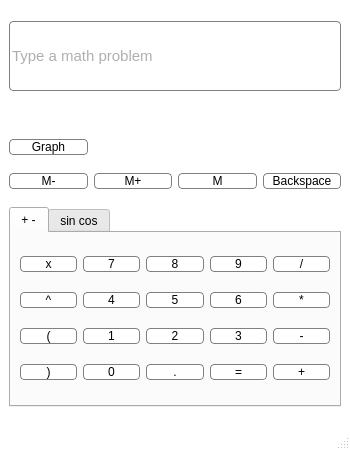
<?xml version="1.0" encoding="UTF-8"?>
<ui version="4.0">
 <class>CalcWindow</class>
 <widget class="QMainWindow" name="CalcWindow">
  <property name="geometry">
   <rect>
    <x>0</x>
    <y>0</y>
    <width>350</width>
    <height>450</height>
   </rect>
  </property>
  <property name="sizePolicy">
   <sizepolicy hsizetype="Preferred" vsizetype="Expanding">
    <horstretch>0</horstretch>
    <verstretch>0</verstretch>
   </sizepolicy>
  </property>
  <property name="minimumSize">
   <size>
    <width>350</width>
    <height>450</height>
   </size>
  </property>
  <property name="maximumSize">
   <size>
    <width>350</width>
    <height>450</height>
   </size>
  </property>
  <property name="windowTitle">
   <string>CalcWindow</string>
  </property>
  <property name="autoFillBackground">
   <bool>false</bool>
  </property>
  <property name="styleSheet">
   <string notr="true">QMainWindow {
	background-color: white;
}</string>
  </property>
  <widget class="QWidget" name="centralwidget">
   <property name="sizePolicy">
    <sizepolicy hsizetype="Preferred" vsizetype="Expanding">
     <horstretch>0</horstretch>
     <verstretch>0</verstretch>
    </sizepolicy>
   </property>
   <layout class="QGridLayout" name="gridLayout">
    <item row="0" column="0" colspan="4">
     <widget class="QLineEdit" name="InputDisplay">
      <property name="sizePolicy">
       <sizepolicy hsizetype="Preferred" vsizetype="Preferred">
        <horstretch>0</horstretch>
        <verstretch>0</verstretch>
       </sizepolicy>
      </property>
      <property name="minimumSize">
       <size>
        <width>0</width>
        <height>60</height>
       </size>
      </property>
      <property name="maximumSize">
       <size>
        <width>16777215</width>
        <height>100</height>
       </size>
      </property>
      <property name="baseSize">
       <size>
        <width>0</width>
        <height>0</height>
       </size>
      </property>
      <property name="font">
       <font>
        <family>Arial</family>
        <pointsize>11</pointsize>
       </font>
      </property>
      <property name="tabletTracking">
       <bool>true</bool>
      </property>
      <property name="focusPolicy">
       <enum>Qt::StrongFocus</enum>
      </property>
      <property name="styleSheet">
       <string notr="true">QLineEdit {
	background-color: #fff;
	border: 1px solid gray;
	border-radius: 4px;
	color: #615F5F;
	margin-bottom: 30px;
}</string>
      </property>
      <property name="text">
       <string/>
      </property>
      <property name="maxLength">
       <number>128</number>
      </property>
      <property name="frame">
       <bool>true</bool>
      </property>
      <property name="echoMode">
       <enum>QLineEdit::Normal</enum>
      </property>
      <property name="alignment">
       <set>Qt::AlignLeading|Qt::AlignLeft|Qt::AlignVCenter</set>
      </property>
      <property name="placeholderText">
       <string>Type a math problem</string>
      </property>
      <property name="cursorMoveStyle">
       <enum>Qt::VisualMoveStyle</enum>
      </property>
      <property name="clearButtonEnabled">
       <bool>true</bool>
      </property>
     </widget>
    </item>
    <item row="3" column="0" colspan="4">
     <widget class="QTabWidget" name="tabWidget">
      <property name="sizePolicy">
       <sizepolicy hsizetype="Expanding" vsizetype="Preferred">
        <horstretch>0</horstretch>
        <verstretch>0</verstretch>
       </sizepolicy>
      </property>
      <property name="minimumSize">
       <size>
        <width>0</width>
        <height>0</height>
       </size>
      </property>
      <property name="maximumSize">
       <size>
        <width>16777215</width>
        <height>200</height>
       </size>
      </property>
      <property name="styleSheet">
       <string notr="true">QPushButton {
	background-color: #fff;
	border: 1px solid gray;
	border-radius: 4px;
	background-color: white;
	color: black;
}

QPushButton::pressed {
	background-color: #D5D2D2;
	border: 1px solid gray;
	border-radius: 4px;
	color: white;
}</string>
      </property>
      <property name="currentIndex">
       <number>0</number>
      </property>
      <widget class="QWidget" name="arithm">
       <attribute name="title">
        <string>+ -</string>
       </attribute>
       <layout class="QGridLayout" name="gridLayout_2">
        <item row="2" column="3">
         <widget class="QPushButton" name="Button3">
          <property name="styleSheet">
           <string notr="true">QPushButton {
	background-color: #fff;
	border: 1px solid gray;
	border-radius: 4px;
	background-color: white;
	color: black;
}

QPushButton::pressed {
	background-color: #D5D2D2;
	border: 1px solid gray;
	border-radius: 4px;
	color: white;
}</string>
          </property>
          <property name="text">
           <string>3</string>
          </property>
         </widget>
        </item>
        <item row="0" column="3">
         <widget class="QPushButton" name="Button9">
          <property name="styleSheet">
           <string notr="true">QPushButton {
	background-color: #fff;
	border: 1px solid gray;
	border-radius: 4px;
	background-color: white;
	color: black;
}

QPushButton::pressed {
	background-color: #D5D2D2;
	border: 1px solid gray;
	border-radius: 4px;
	color: white;
}</string>
          </property>
          <property name="text">
           <string>9</string>
          </property>
         </widget>
        </item>
        <item row="0" column="2">
         <widget class="QPushButton" name="Button8">
          <property name="styleSheet">
           <string notr="true">QPushButton {
	background-color: #fff;
	border: 1px solid gray;
	border-radius: 4px;
	background-color: white;
	color: black;
}

QPushButton::pressed {
	background-color: #D5D2D2;
	border: 1px solid gray;
	border-radius: 4px;
	color: white;
}</string>
          </property>
          <property name="text">
           <string>8</string>
          </property>
         </widget>
        </item>
        <item row="3" column="2">
         <widget class="QPushButton" name="ButtonDot">
          <property name="styleSheet">
           <string notr="true">QPushButton {
	background-color: #fff;
	border: 1px solid gray;
	border-radius: 4px;
	background-color: white;
	color: black;
}

QPushButton::pressed {
	background-color: #D5D2D2;
	border: 1px solid gray;
	border-radius: 4px;
	color: white;
}</string>
          </property>
          <property name="text">
           <string>.</string>
          </property>
         </widget>
        </item>
        <item row="2" column="0">
         <widget class="QPushButton" name="ButtonOpenBracket">
          <property name="styleSheet">
           <string notr="true">QPushButton {
	background-color: #fff;
	border: 1px solid gray;
	border-radius: 4px;
	background-color: white;
	color: black;
}

QPushButton::pressed {
	background-color: #D5D2D2;
	border: 1px solid gray;
	border-radius: 4px;
	color: white;
}</string>
          </property>
          <property name="text">
           <string>(</string>
          </property>
         </widget>
        </item>
        <item row="2" column="1">
         <widget class="QPushButton" name="Button1">
          <property name="styleSheet">
           <string notr="true">QPushButton {
	background-color: #fff;
	border: 1px solid gray;
	border-radius: 4px;
	background-color: white;
	color: black;
}

QPushButton::pressed {
	background-color: #D5D2D2;
	border: 1px solid gray;
	border-radius: 4px;
	color: white;
}</string>
          </property>
          <property name="text">
           <string>1</string>
          </property>
         </widget>
        </item>
        <item row="1" column="1">
         <widget class="QPushButton" name="Button4">
          <property name="styleSheet">
           <string notr="true">QPushButton {
	background-color: #fff;
	border: 1px solid gray;
	border-radius: 4px;
	background-color: white;
	color: black;
}

QPushButton::pressed {
	background-color: #D5D2D2;
	border: 1px solid gray;
	border-radius: 4px;
	color: white;
}</string>
          </property>
          <property name="text">
           <string>4</string>
          </property>
         </widget>
        </item>
        <item row="3" column="0">
         <widget class="QPushButton" name="ButtonCloseBracket">
          <property name="styleSheet">
           <string notr="true">QPushButton {
	background-color: #fff;
	border: 1px solid gray;
	border-radius: 4px;
	background-color: white;
	color: black;
}

QPushButton::pressed {
	background-color: #D5D2D2;
	border: 1px solid gray;
	border-radius: 4px;
	color: white;
}</string>
          </property>
          <property name="text">
           <string>)</string>
          </property>
         </widget>
        </item>
        <item row="0" column="4">
         <widget class="QPushButton" name="ButtonDiv">
          <property name="styleSheet">
           <string notr="true">QPushButton {
	background-color: #fff;
	border: 1px solid gray;
	border-radius: 4px;
	background-color: white;
	color: black;
}

QPushButton::pressed {
	background-color: #D5D2D2;
	border: 1px solid gray;
	border-radius: 4px;
	color: white;
}</string>
          </property>
          <property name="text">
           <string>/</string>
          </property>
         </widget>
        </item>
        <item row="0" column="0">
         <widget class="QPushButton" name="ButtonX">
          <property name="sizePolicy">
           <sizepolicy hsizetype="Minimum" vsizetype="Preferred">
            <horstretch>0</horstretch>
            <verstretch>0</verstretch>
           </sizepolicy>
          </property>
          <property name="styleSheet">
           <string notr="true">QPushButton {
	background-color: #fff;
	border: 1px solid gray;
	border-radius: 4px;
	background-color: white;
	color: black;
}

QPushButton::pressed {
	background-color: #D5D2D2;
	border: 1px solid gray;
	border-radius: 4px;
	color: white;
}</string>
          </property>
          <property name="text">
           <string>x</string>
          </property>
         </widget>
        </item>
        <item row="1" column="3">
         <widget class="QPushButton" name="Button6">
          <property name="styleSheet">
           <string notr="true">QPushButton {
	background-color: #fff;
	border: 1px solid gray;
	border-radius: 4px;
	background-color: white;
	color: black;
}

QPushButton::pressed {
	background-color: #D5D2D2;
	border: 1px solid gray;
	border-radius: 4px;
	color: white;
}</string>
          </property>
          <property name="text">
           <string>6</string>
          </property>
         </widget>
        </item>
        <item row="3" column="3">
         <widget class="QPushButton" name="ButtonEqual">
          <property name="styleSheet">
           <string notr="true">QPushButton {
	background-color: #fff;
	border: 1px solid gray;
	border-radius: 4px;
	background-color: white;
	color: black;
}

QPushButton::pressed {
	background-color: #D5D2D2;
	border: 1px solid gray;
	border-radius: 4px;
	color: white;
}</string>
          </property>
          <property name="text">
           <string>=</string>
          </property>
          <property name="autoDefault">
           <bool>true</bool>
          </property>
          <property name="default">
           <bool>true</bool>
          </property>
         </widget>
        </item>
        <item row="2" column="4">
         <widget class="QPushButton" name="ButtonMinus">
          <property name="styleSheet">
           <string notr="true">QPushButton {
	background-color: #fff;
	border: 1px solid gray;
	border-radius: 4px;
	background-color: white;
	color: black;
}

QPushButton::pressed {
	background-color: #D5D2D2;
	border: 1px solid gray;
	border-radius: 4px;
	color: white;
}</string>
          </property>
          <property name="text">
           <string>-</string>
          </property>
         </widget>
        </item>
        <item row="1" column="4">
         <widget class="QPushButton" name="ButtonMult">
          <property name="styleSheet">
           <string notr="true">QPushButton {
	background-color: #fff;
	border: 1px solid gray;
	border-radius: 4px;
	background-color: white;
	color: black;
}

QPushButton::pressed {
	background-color: #D5D2D2;
	border: 1px solid gray;
	border-radius: 4px;
	color: white;
}</string>
          </property>
          <property name="text">
           <string>*</string>
          </property>
         </widget>
        </item>
        <item row="2" column="2">
         <widget class="QPushButton" name="Button2">
          <property name="styleSheet">
           <string notr="true">QPushButton {
	background-color: #fff;
	border: 1px solid gray;
	border-radius: 4px;
	background-color: white;
	color: black;
}

QPushButton::pressed {
	background-color: #D5D2D2;
	border: 1px solid gray;
	border-radius: 4px;
	color: white;
}</string>
          </property>
          <property name="text">
           <string>2</string>
          </property>
         </widget>
        </item>
        <item row="1" column="2">
         <widget class="QPushButton" name="Button5">
          <property name="styleSheet">
           <string notr="true">QPushButton {
	background-color: #fff;
	border: 1px solid gray;
	border-radius: 4px;
	background-color: white;
	color: black;
}

QPushButton::pressed {
	background-color: #D5D2D2;
	border: 1px solid gray;
	border-radius: 4px;
	color: white;
}</string>
          </property>
          <property name="text">
           <string>5</string>
          </property>
         </widget>
        </item>
        <item row="3" column="1">
         <widget class="QPushButton" name="Button0">
          <property name="styleSheet">
           <string notr="true">QPushButton {
	background-color: #fff;
	border: 1px solid gray;
	border-radius: 4px;
	background-color: white;
	color: black;
}

QPushButton::pressed {
	background-color: #D5D2D2;
	border: 1px solid gray;
	border-radius: 4px;
	color: white;
}</string>
          </property>
          <property name="text">
           <string>0</string>
          </property>
         </widget>
        </item>
        <item row="1" column="0">
         <widget class="QPushButton" name="ButtonPow">
          <property name="styleSheet">
           <string notr="true">QPushButton {
	background-color: #fff;
	border: 1px solid gray;
	border-radius: 4px;
	background-color: white;
	color: black;
}

QPushButton::pressed {
	background-color: #D5D2D2;
	border: 1px solid gray;
	border-radius: 4px;
	color: white;
}</string>
          </property>
          <property name="text">
           <string>^</string>
          </property>
         </widget>
        </item>
        <item row="3" column="4">
         <widget class="QPushButton" name="ButtonPlus">
          <property name="styleSheet">
           <string notr="true">QPushButton {
	background-color: #fff;
	border: 1px solid gray;
	border-radius: 4px;
	background-color: white;
	color: black;
}

QPushButton::pressed {
	background-color: #D5D2D2;
	border: 1px solid gray;
	border-radius: 4px;
	color: white;
}</string>
          </property>
          <property name="text">
           <string>+</string>
          </property>
         </widget>
        </item>
        <item row="0" column="1">
         <widget class="QPushButton" name="Button7">
          <property name="styleSheet">
           <string notr="true">QPushButton {
	background-color: #fff;
	border: 1px solid gray;
	border-radius: 4px;
	background-color: white;
	color: black;
}

QPushButton::pressed {
	background-color: #D5D2D2;
	border: 1px solid gray;
	border-radius: 4px;
	color: white;
}</string>
          </property>
          <property name="text">
           <string>7</string>
          </property>
         </widget>
        </item>
       </layout>
      </widget>
      <widget class="QWidget" name="funcs">
       <attribute name="title">
        <string>sin cos</string>
       </attribute>
       <layout class="QGridLayout" name="gridLayout_3">
        <item row="1" column="0">
         <widget class="QPushButton" name="ButtonAcos">
          <property name="styleSheet">
           <string notr="true">QPushButton {
	background-color: white;
	color: black;
}</string>
          </property>
          <property name="text">
           <string>acos</string>
          </property>
         </widget>
        </item>
        <item row="0" column="0">
         <widget class="QPushButton" name="ButtonSin">
          <property name="styleSheet">
           <string notr="true">QPushButton {
	background-color: white;
	color: black;
}</string>
          </property>
          <property name="text">
           <string>sin</string>
          </property>
         </widget>
        </item>
        <item row="0" column="1">
         <widget class="QPushButton" name="ButtonCos">
          <property name="styleSheet">
           <string notr="true">QPushButton {
	background-color: white;
	color: black;
}</string>
          </property>
          <property name="text">
           <string>cos</string>
          </property>
         </widget>
        </item>
        <item row="1" column="1">
         <widget class="QPushButton" name="ButtonAtan">
          <property name="styleSheet">
           <string notr="true">QPushButton {
	background-color: white;
	color: black;
}</string>
          </property>
          <property name="text">
           <string>atan</string>
          </property>
         </widget>
        </item>
        <item row="0" column="3">
         <widget class="QPushButton" name="ButtonAsin">
          <property name="styleSheet">
           <string notr="true">QPushButton {
	background-color: white;
	color: black;
}</string>
          </property>
          <property name="text">
           <string>asin</string>
          </property>
         </widget>
        </item>
        <item row="0" column="2">
         <widget class="QPushButton" name="ButtonTan">
          <property name="styleSheet">
           <string notr="true">QPushButton {
	background-color: white;
	color: black;
}</string>
          </property>
          <property name="text">
           <string>tan</string>
          </property>
         </widget>
        </item>
        <item row="1" column="2">
         <widget class="QPushButton" name="ButtonLog">
          <property name="styleSheet">
           <string notr="true">QPushButton {
	background-color: white;
	color: black;
}</string>
          </property>
          <property name="text">
           <string>log</string>
          </property>
         </widget>
        </item>
        <item row="1" column="3">
         <widget class="QPushButton" name="ButtonLn">
          <property name="styleSheet">
           <string notr="true">QPushButton {
	background-color: white;
	color: black;
}</string>
          </property>
          <property name="text">
           <string>ln</string>
          </property>
         </widget>
        </item>
        <item row="2" column="2">
         <widget class="QPushButton" name="ButtonSqrt">
          <property name="text">
           <string>sqrt</string>
          </property>
         </widget>
        </item>
        <item row="2" column="1">
         <widget class="QPushButton" name="ButtonMod">
          <property name="text">
           <string>mod</string>
          </property>
         </widget>
        </item>
       </layout>
      </widget>
     </widget>
    </item>
    <item row="1" column="0">
     <widget class="QPushButton" name="ButtonGraph">
      <property name="styleSheet">
       <string notr="true">QPushButton {
	background-color: #fff;
	border: 1px solid gray;
	border-radius: 4px;
	background-color: white;
	color: black;
}

QPushButton::pressed {
	background-color: #D5D2D2;
	border: 1px solid gray;
	border-radius: 4px;
	color: white;
}</string>
      </property>
      <property name="text">
       <string>Graph</string>
      </property>
     </widget>
    </item>
    <item row="2" column="0">
     <widget class="QPushButton" name="ButtonMemoryRemove">
      <property name="styleSheet">
       <string notr="true">QPushButton {
	background-color: #fff;
	border: 1px solid gray;
	border-radius: 4px;
	background-color: white;
	color: black;
}

QPushButton::pressed {
	background-color: #D5D2D2;
	border: 1px solid gray;
	border-radius: 4px;
	color: white;
}</string>
      </property>
      <property name="text">
       <string>M-</string>
      </property>
     </widget>
    </item>
    <item row="2" column="1">
     <widget class="QPushButton" name="ButtonMemoryAdd">
      <property name="styleSheet">
       <string notr="true">QPushButton {
	background-color: #fff;
	border: 1px solid gray;
	border-radius: 4px;
	background-color: white;
	color: black;
}

QPushButton::pressed {
	background-color: #D5D2D2;
	border: 1px solid gray;
	border-radius: 4px;
	color: white;
}</string>
      </property>
      <property name="text">
       <string>M+</string>
      </property>
     </widget>
    </item>
    <item row="2" column="2">
     <widget class="QPushButton" name="ButtonMemoryGet">
      <property name="styleSheet">
       <string notr="true">QPushButton {
	background-color: #fff;
	border: 1px solid gray;
	border-radius: 4px;
	background-color: white;
	color: black;
}

QPushButton::pressed {
	background-color: #D5D2D2;
	border: 1px solid gray;
	border-radius: 4px;
	color: white;
}</string>
      </property>
      <property name="text">
       <string>M</string>
      </property>
      <property name="default">
       <bool>false</bool>
      </property>
     </widget>
    </item>
    <item row="2" column="3">
     <widget class="QPushButton" name="ButtonBackspace">
      <property name="styleSheet">
       <string notr="true">QPushButton {
	background-color: #fff;
	border: 1px solid gray;
	border-radius: 4px;
	background-color: white;
	color: black;
}

QPushButton::pressed {
	background-color: #D5D2D2;
	border: 1px solid gray;
	border-radius: 4px;
	color: white;
}</string>
      </property>
      <property name="text">
       <string>Backspace</string>
      </property>
     </widget>
    </item>
   </layout>
  </widget>
  <widget class="QMenuBar" name="menubar">
   <property name="geometry">
    <rect>
     <x>0</x>
     <y>0</y>
     <width>350</width>
     <height>21</height>
    </rect>
   </property>
  </widget>
  <widget class="QStatusBar" name="statusbar"/>
 </widget>
 <resources/>
 <connections/>
</ui>
